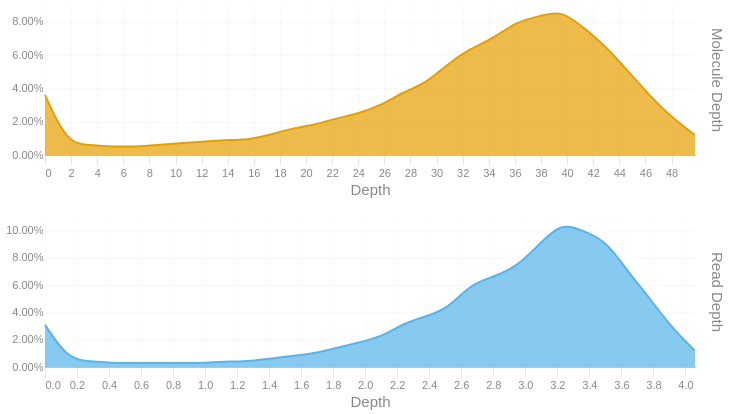

Source (notebook cell):
### Code cell
readdep = depth_hist(tb['Read Depth'], q99, 3)
readdep = readdep.with_columns(pl.lit('Read Depth').alias('Metric'))
if not SKIPLR:
    moldep = depth_hist(tb['Molecule Depth'], mol_q99, 1)
    moldep = moldep.with_columns(pl.lit('Molecule Depth').alias('Metric'))
    _hist = pl.concat([readdep, moldep])
    _hist = _hist.filter(pl.col('Proportion') != 0)
    with SafeRender(_hist):
        (
            alt.Chart(_hist)        
            .mark_area(interpolate = "basis")
            .encode(
                x=alt.X('Bin:Q').scale(domainMin=0).axis(alt.Axis(title='Depth')),
                y = alt.Y('Proportion:Q', title = None).axis(format = '.2%'),
                color = alt.Color('Metric:N').legend(None),
                row = alt.Row("Metric:N").header(title = None, labelOrient = 'right'),
                tooltip = [
                    alt.Tooltip("Metric:N", title = "Metric"),
                    alt.Tooltip('Interval:N', title = "Depth Interval"),
                    alt.Tooltip('Proportion:Q', title = "% Alignments").format('.2%')
                ]
            )
            .resolve_scale(x='independent', y='independent')
            .properties(
                height = 150, width = 650,
                usermeta={'embedOptions': {'downloadFileName': f'{samplename}.depth.hist'}}
            )
        ).display()
else:
    readdep = readdep.filter(pl.col('Proportion') != 0)
    with SafeRender(readdep):
        (
            alt.Chart(readdep)        
            .mark_area(interpolate = "basis")
            .encode(
                x=alt.X('Bin:Q').scale(domainMin=0).axis(alt.Axis(title='Depth')),
                y = alt.Y('Proportion:Q', title = None).axis(format = '.2%'),
                tooltip = [
                    alt.Tooltip('Interval:N', title = "Depth Interval"),
                    alt.Tooltip('Proportion:Q', title = "% Alignments").format('.2%')
                ]
            )
            .properties(
                usermeta={'embedOptions': {'downloadFileName': f'{samplename}.depth.hist'}}
            )
        ).display()

### Figure 1 — Vega-Lite specification as saved in the notebook (floating-point values rounded to 4 significant figures)
{"width": 650, "height": 150, "config": {"title": {"anchor": "start", "dy": -15, "fontSize": 18, "color": "#888888", "subtitleColor": "#888888", "subtitleFontSize": 14}, "arc": {"fill": "#0072B2"}, "axis": {"domainColor": "#888888", "domainWidth": 0.5, "gridWidth": 0.2, "grid": false, "titleFontWeight": 400, "titleFontSize": 15, "labelFontSize": 11, "labelColor": "#888888", "tickColor": "#888888", "tickWidth": 0.2, "titleColor": "#888888"}, "axisBand": {"grid": false}, "axisX": {"grid": true, "tickSize": 10, "domainCap": "round"}, "axisY": {"domain": false, "grid": true, "tickSize": 0, "domainCap": "round"}, "background": "transparent", "header": {"labelFontSize": 15, "labelColor": "#888888", "titleFontSize": 15, "titleFontWeight": 600, "titleColor": "#888888"}, "legend": {"labelFont": "sans-serif", "labelFontSize": 12, "labelColor": "#888888", "symbolSize": 100, "symbolType": "circle", "titleFontSize": 12, "titlePadding": 10, "titleColor": "#888888", "title": null}, "range": {"category": ["#E69F00", "#56B4E9", "#009E73", "#F0E442", "#0072B2", "#D55E00", "#CC79A7", "#000000"], "diverging": ["#cfe8f3", "#a2d4ec", "#73bfe2", "#46abdb", "#1696d2", "#12719e"]}, "area": {"fill": "#0072B2", "fillOpacity": 0.7, "line": true, "strokeOpacity": 0.7}, "line": {"color": "#0072B2", "stroke": "#0072B2", "strokeWidth": 2}, "trail": {"color": "#0072B2", "stroke": "#0072B2", "strokeWidth": 0, "size": 1}, "point": {"filled": true, "fillOpacity": 1.0, "size": 95}, "text": {"color": "#888888", "fontSize": 11, "align": "right", "fontWeight": 400, "size": 11}, "bar": {"fill": "#0072B2", "stroke": null}, "view": {"stroke": null, "continuousWidth": 660, "continuousHeight": 400}}, "data": {"name": "data-09710b288b993854a2fafccd20391b0b"}, "mark": {"type": "area", "interpolate": "basis"}, "encoding": {"color": {"field": "Metric", "legend": null, "type": "nominal"}, "row": {"field": "Metric", "header": {"title": null, "labelOrient": "right"}, "type": "nominal"}, "tooltip": [{"field": "Metric", "title": "Metric", "type": "nominal"}, {"field": "Interval", "title": "Depth Interval", "type": "nominal"}, {"field": "Proportion", "format": ".2%", "title": "% Alignments", "type": "quantitative"}], "x": {"axis": {"title": "Depth"}, "field": "Bin", "scale": {"domainMin": 0}, "type": "quantitative"}, "y": {"axis": {"format": ".2%"}, "field": "Proportion", "title": null, "type": "quantitative"}}, "resolve": {"scale": {"x": "independent", "y": "independent"}}, "usermeta": {"embedOptions": {"downloadFileName": "S6_Kennetcook_3568.depth.hist"}}, "$schema": "https://vega.github.io/schema/vega-lite/v6.1.0.json", "datasets": {"data-09710b288b993854a2fafccd20391b0b": [{"Bin": 0.0, "Interval": "0.0-0.14", "Proportion": 0.031, "Metric": "Read Depth"}, {"Bin": 0.14, "Interval": "0.14-0.28", "Proportion": 0.006, "Metric": "Read Depth"}, {"Bin": 0.28, "Interval": "0.28-0.42", "Proportion": 0.004, "Metric": "Read Depth"}, {"Bin": 0.42, "Interval": "0.42-0.56", "Proportion": 0.003, "Metric": "Read Depth"}, {"Bin": 0.56, "Interval": "0.56-0.7", "Proportion": 0.003, "Metric": "Read Depth"}, {"Bin": 0.7, "Interval": "0.7-0.84", "Proportion": 0.003, "Metric": "Read Depth"}, {"Bin": 0.84, "Interval": "0.84-0.98", "Proportion": 0.003, "Metric": "Read Depth"}, {"Bin": 0.98, "Interval": "0.98-1.12", "Proportion": 0.003, "Metric": "Read Depth"}, {"Bin": 1.12, "Interval": "1.12-1.26", "Proportion": 0.004, "Metric": "Read Depth"}, {"Bin": 1.26, "Interval": "1.26-1.4", "Proportion": 0.004, "Metric": "Read Depth"}, {"Bin": 1.4, "Interval": "1.4-1.54", "Proportion": 0.006, "Metric": "Read Depth"}, {"Bin": 1.54, "Interval": "1.54-1.68", "Proportion": 0.008, "Metric": "Read Depth"}, {"Bin": 1.68, "Interval": "1.68-1.82", "Proportion": 0.01, "Metric": "Read Depth"}, {"Bin": 1.82, "Interval": "1.82-1.96", "Proportion": 0.014, "Metric": "Read Depth"}, {"Bin": 1.96, "Interval": "1.96-2.1", "Proportion": 0.018, "Metric": "Read Depth"}, {"Bin": 2.1, "Interval": "2.1-2.24", "Proportion": 0.022, "Metric": "Read Depth"}, {"Bin": 2.24, "Interval": "2.24-2.38", "Proportion": 0.032, "Metric": "Read Depth"}, {"Bin": 2.38, "Interval": "2.38-2.52", "Proportion": 0.037, "Metric": "Read Depth"}, {"Bin": 2.52, "Interval": "2.52-2.66", "Proportion": 0.043, "Metric": "Read Depth"}, {"Bin": 2.66, "Interval": "2.66-2.8", "Proportion": 0.061, "Metric": "Read Depth"}, {"Bin": 2.8, "Interval": "2.8-2.94", "Proportion": 0.066, "Metric": "Read Depth"}, {"Bin": 2.94, "Interval": "2.94-3.08", "Proportion": 0.073, "Metric": "Read Depth"}, {"Bin": 3.08, "Interval": "3.08-3.22", "Proportion": 0.089, "Metric": "Read Depth"}, {"Bin": 3.22, "Interval": "3.22-3.36", "Proportion": 0.106, "Metric": "Read Depth"}, {"Bin": 3.36, "Interval": "3.36-3.5", "Proportion": 0.1, "Metric": "Read Depth"}, {"Bin": 3.5, "Interval": "3.5-3.64", "Proportion": 0.093, "Metric": "Read Depth"}, {"Bin": 3.64, "Interval": "3.64-3.78", "Proportion": 0.07, "Metric": "Read Depth"}, {"Bin": 3.78, "Interval": "3.78-3.92", "Proportion": 0.05, "Metric": "Read Depth"}, {"Bin": 3.92, "Interval": "3.92-4.06", "Proportion": 0.028, "Metric": "Read Depth"}, {"Bin": 4.06, "Interval": "4.06-4.2", "Proportion": 0.012, "Metric": "Read Depth"}, {"Bin": 0.0, "Interval": "0.0-1.7", "Proportion": 0.036, "Metric": "Molecule Depth"}, {"Bin": 1.7, "Interval": "1.7-3.4", "Proportion": 0.007, "Metric": "Molecule Depth"}, {"Bin": 3.4, "Interval": "3.4-5.2", "Proportion": 0.006, "Metric": "Molecule Depth"}, {"Bin": 5.2, "Interval": "5.2-6.9", "Proportion": 0.005, "Metric": "Molecule Depth"}, {"Bin": 6.9, "Interval": "6.9-8.6", "Proportion": 0.005, "Metric": "Molecule Depth"}, {"Bin": 8.6, "Interval": "8.6-10.3", "Proportion": 0.006, "Metric": "Molecule Depth"}, {"Bin": 10.3, "Interval": "10.3-12.0", "Proportion": 0.007, "Metric": "Molecule Depth"}, {"Bin": 12.0, "Interval": "12.0-13.7", "Proportion": 0.008, "Metric": "Molecule Depth"}, {"Bin": 13.7, "Interval": "13.7-15.5", "Proportion": 0.009, "Metric": "Molecule Depth"}, {"Bin": 15.5, "Interval": "15.5-17.2", "Proportion": 0.009, "Metric": "Molecule Depth"}, {"Bin": 17.2, "Interval": "17.2-18.9", "Proportion": 0.012, "Metric": "Molecule Depth"}, {"Bin": 18.9, "Interval": "18.9-20.6", "Proportion": 0.016, "Metric": "Molecule Depth"}, {"Bin": 20.6, "Interval": "20.6-22.3", "Proportion": 0.018, "Metric": "Molecule Depth"}, {"Bin": 22.3, "Interval": "22.3-24.1", "Proportion": 0.022, "Metric": "Molecule Depth"}, {"Bin": 24.1, "Interval": "24.1-25.8", "Proportion": 0.025, "Metric": "Molecule Depth"}, {"Bin": 25.8, "Interval": "25.8-27.5", "Proportion": 0.03, "Metric": "Molecule Depth"}, {"Bin": 27.5, "Interval": "27.5-29.2", "Proportion": 0.038, "Metric": "Molecule Depth"}, {"Bin": 29.2, "Interval": "29.2-30.9", "Proportion": 0.043, "Metric": "Molecule Depth"}, {"Bin": 30.9, "Interval": "30.9-32.6", "Proportion": 0.055, "Metric": "Molecule Depth"}, {"Bin": 32.6, "Interval": "32.6-34.4", "Proportion": 0.064, "Metric": "Molecule Depth"}, {"Bin": 34.4, "Interval": "34.4-36.1", "Proportion": 0.07, "Metric": "Molecule Depth"}, {"Bin": 36.1, "Interval": "36.1-37.8", "Proportion": 0.08, "Metric": "Molecule Depth"}, {"Bin": 37.8, "Interval": "37.8-39.5", "Proportion": 0.083, "Metric": "Molecule Depth"}, {"Bin": 39.5, "Interval": "39.5-41.2", "Proportion": 0.087, "Metric": "Molecule Depth"}, {"Bin": 41.2, "Interval": "41.2-43.0", "Proportion": 0.077, "Metric": "Molecule Depth"}, {"Bin": 43.0, "Interval": "43.0-44.7", "Proportion": 0.065, "Metric": "Molecule Depth"}, {"Bin": 44.7, "Interval": "44.7-46.4", "Proportion": 0.05, "Metric": "Molecule Depth"}, {"Bin": 46.4, "Interval": "46.4-48.1", "Proportion": 0.035, "Metric": "Molecule Depth"}, {"Bin": 48.1, "Interval": "48.1-49.8", "Proportion": 0.022, "Metric": "Molecule Depth"}, {"Bin": 49.8, "Interval": "49.8-51.54", "Proportion": 0.012, "Metric": "Molecule Depth"}]}}
